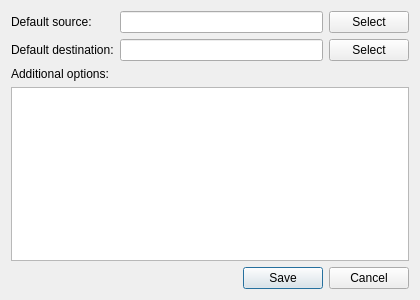
<?xml version="1.0" encoding="UTF-8"?>
<ui version="4.0">
 <class>Dialog</class>
 <widget class="QDialog" name="Dialog">
  <property name="geometry">
   <rect>
    <x>0</x>
    <y>0</y>
    <width>420</width>
    <height>300</height>
   </rect>
  </property>
  <property name="minimumSize">
   <size>
    <width>420</width>
    <height>300</height>
   </size>
  </property>
  <property name="windowTitle">
   <string>Configuration</string>
  </property>
  <layout class="QVBoxLayout" name="verticalLayout_2">
   <item>
    <layout class="QVBoxLayout" name="verticalLayout">
     <item>
      <layout class="QGridLayout" name="gridLayout">
       <item row="0" column="0">
        <widget class="QLabel" name="source">
         <property name="text">
          <string>Default source:</string>
         </property>
        </widget>
       </item>
       <item row="0" column="1">
        <widget class="QLineEdit" name="sourceEdit">
         <property name="readOnly">
          <bool>true</bool>
         </property>
        </widget>
       </item>
       <item row="0" column="2">
        <widget class="QPushButton" name="sourceButton">
         <property name="text">
          <string>Select</string>
         </property>
        </widget>
       </item>
       <item row="1" column="0">
        <widget class="QLabel" name="destination">
         <property name="text">
          <string>Default destination:</string>
         </property>
        </widget>
       </item>
       <item row="1" column="1">
        <widget class="QLineEdit" name="destEdit">
         <property name="readOnly">
          <bool>true</bool>
         </property>
        </widget>
       </item>
       <item row="1" column="2">
        <widget class="QPushButton" name="destButton">
         <property name="text">
          <string>Select</string>
         </property>
        </widget>
       </item>
      </layout>
     </item>
     <item>
      <widget class="QLabel" name="options">
       <property name="text">
        <string>Additional options:</string>
       </property>
      </widget>
     </item>
     <item>
      <widget class="QPlainTextEdit" name="optionsEdit"/>
     </item>
     <item>
      <widget class="QDialogButtonBox" name="buttonBox">
       <property name="orientation">
        <enum>Qt::Orientation::Horizontal</enum>
       </property>
       <property name="standardButtons">
        <set>QDialogButtonBox::StandardButton::Cancel|QDialogButtonBox::StandardButton::Save</set>
       </property>
      </widget>
     </item>
    </layout>
   </item>
  </layout>
 </widget>
 <resources/>
 <connections>
  <connection>
   <sender>buttonBox</sender>
   <signal>accepted()</signal>
   <receiver>Dialog</receiver>
   <slot>accept()</slot>
   <hints>
    <hint type="sourcelabel">
     <x>248</x>
     <y>254</y>
    </hint>
    <hint type="destinationlabel">
     <x>157</x>
     <y>274</y>
    </hint>
   </hints>
  </connection>
  <connection>
   <sender>buttonBox</sender>
   <signal>rejected()</signal>
   <receiver>Dialog</receiver>
   <slot>reject()</slot>
   <hints>
    <hint type="sourcelabel">
     <x>316</x>
     <y>260</y>
    </hint>
    <hint type="destinationlabel">
     <x>286</x>
     <y>274</y>
    </hint>
   </hints>
  </connection>
 </connections>
</ui>
